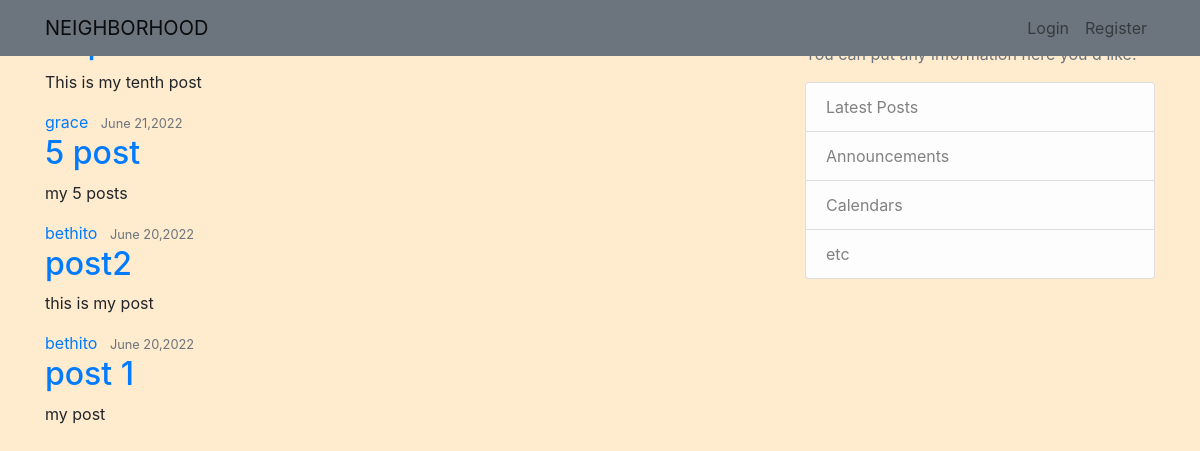
The page / on the database its author committed.
### neighbor/models.py (models this page shows, shortened)
class post(models.Model):
    title = models.CharField(max_length=100)
    content = models.TextField()
    date_posted = models.DateTimeField(default=timezone.now)
    author = models.ForeignKey(User, on_delete=models.CASCADE)

### neighbor/views.py (the view)
# urls.py: path('', PostListView.as_view(), name='index'),
class PostListView(ListView):
    model = post
    template_name = 'index.html'
    context_object_name = 'posts'
    ordering = ['-date_posted']

### neighbor/models.py (called while the page is built)
    def __str__(self):
        return f'{self.user.username} Profile'

### neighbor/templates/index.html (shortened to what this page needs)
{% extends 'base.html' %}
{% block content %}
    {% for post in posts %}
    <article class="media content-section">
          <div class="media-body">
            <div class="article-metadata">
              <a class="mr-2" href="#">{{ post.author }}</a>
              <small class="text-muted">{{ post.date_posted|date:"F d,Y"}}</small>
            </div>
            <h2><a class="article-title" href="{% url 'post-detail' post.id%}">{{ post.title }}</a></h2>
            <p class="article-content">{{ post.content }}</p>
          </div>
        </article>
{% endfor %}
{% endblock %}

### neighbor/static/index.css (style rules this page uses)
body { background-color: blanchedalmond; }

### rows shown on the page
post: content "This is my tenth post"
post: author "grace", date_posted "June 21,2022", title "5 post", content "my 5 posts"
post: author "bethito", date_posted "June 20,2022", title "post2", content "this is my post"
post: author "bethito", date_posted "June 20,2022", title "post 1", content "my post"
